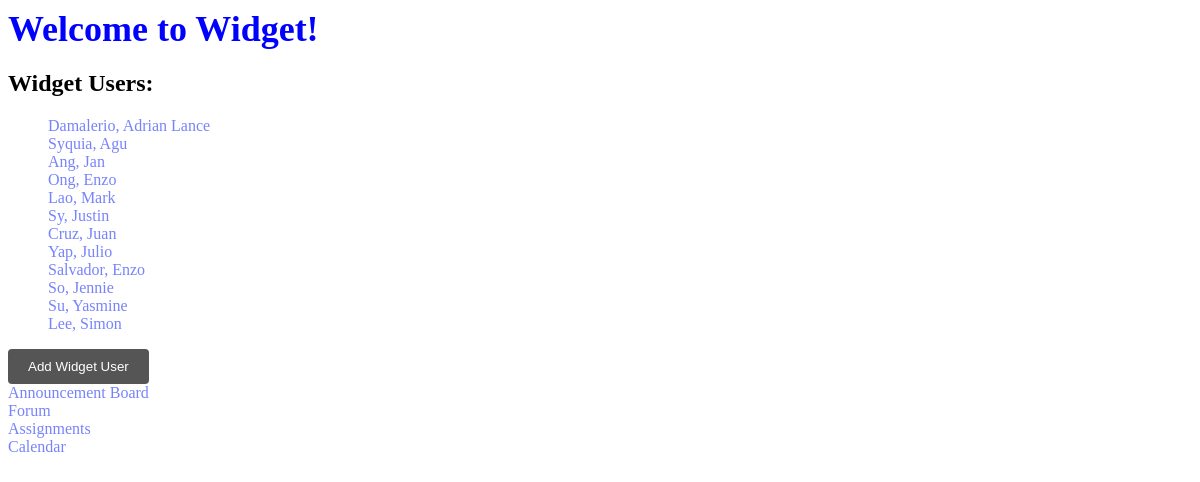
/dashboard/, run on the app's committed database.
### dashboard/models.py (models this page shows, shortened)
class WidgetUser(models.Model):
    first_name = models.CharField(max_length = 50)
    middle_name = models.CharField(max_length = 50)
    last_name = models.CharField(max_length = 50)
    department = models.ForeignKey(Department, on_delete = models.CASCADE)
    def get_absolute_url(self):
        return (reverse('widgetusers:user_details', kwargs={'pk' : self.pk}))

### dashboard/views.py (the view)
# urls.py: path("", views.dashboard_view, name = "dashboard"),
def dashboard_view(request):
    users = WidgetUser.objects.all()
    return render(request, 'dashboard.html', {'users': users})

### dashboard/templates/dashboard.html (shortened to what this page needs)
{% extends 'base.html' %}
{% load static %}
{% block content %}
<h1>Welcome to Widget!</h1>
<h2>Widget Users:</h2>
<ul>
 {% for user in users %}
    <li>
        <a href="{{user.get_absolute_url}}">
                {{ user.last_name }}, {{ user.first_name }}
        </a>
    </li>
{% endfor %}
</ul>
<form action="/widgetusers/add">
    <button type="submit">Add Widget User</button>
</form>
<li><a href="/announcements">Announcement Board</a> <br></li>
<li> <a href="/forum">Forum</a> <br></li>
<li> <a href="/assignments">Assignments</a> <br></li>
<li><a href="/calendar">Calendar</a> <br></li>
{% endblock %}

### templates/base.html (shortened to what this page needs)
<!DOCTYPE html>
<html lang="en">
    <head>
        {% load static %}
        <link rel="stylesheet" href="{% static 'styles.css' %}">
    </head>
    <body>
        <div class="container">
            {% block content %}{% endblock %}
        </div>
    </body>
</html>

### static/styles.css (style rules this page uses)
li { list-style-type: none; }
h1 { font-size: 36px; font-weight: bold; margin: 0; color: blue; }
button { background-color: #555; color: white; padding: 10px 20px; border: none; border-radius: 4px; cursor: pointer; }
body { background-image: url("https://www.pngkey.com/png/full/979-9791878_cold-as-ice-but-has-a-warm-heart.png"); background-repeat: no-repeat; }
a:link { color: #7783fc; text-decoration: none; transition: 0.2s; }
@media (min-width: 308px) { body { background-position: 200px 20px; } }

### data on the page
WidgetUser: last_name "Damalerio", first_name "Adrian Lance"
WidgetUser: last_name "Syquia", first_name "Agu"
WidgetUser: last_name "Ang", first_name "Jan"
WidgetUser: last_name "Ong", first_name "Enzo"
WidgetUser: last_name "Lao", first_name "Mark"
WidgetUser: last_name "Sy", first_name "Justin"
WidgetUser: last_name "Cruz", first_name "Juan"
WidgetUser: last_name "Yap", first_name "Julio"
WidgetUser: last_name "Salvador", first_name "Enzo"
WidgetUser: last_name "So", first_name "Jennie"
WidgetUser: last_name "Su", first_name "Yasmine"
WidgetUser: last_name "Lee", first_name "Simon"
